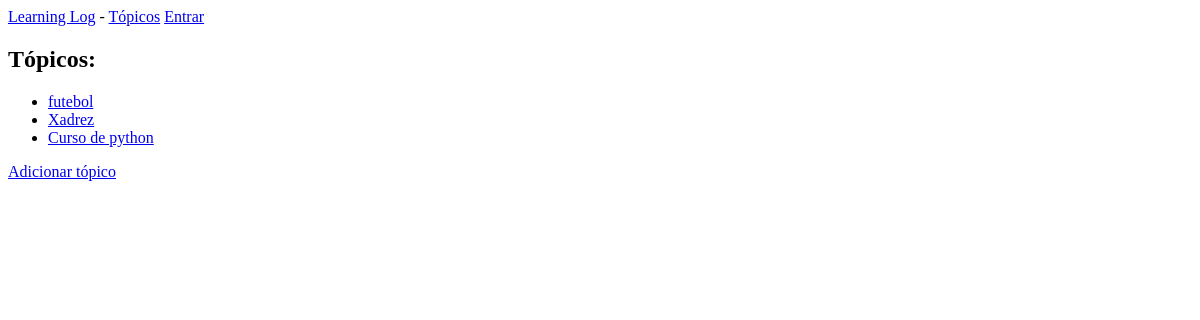
Page /topics on the earlier database version.
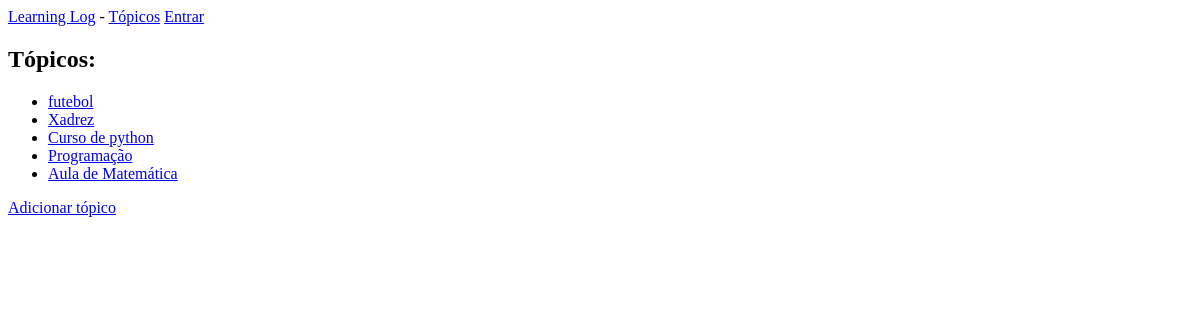
Same page on the later database version.
### learning_logs/models.py (models this page shows)
class Topic(models.Model):
    text = models.CharField(max_length=200)
    date_added = models.DateTimeField(auto_now_add=True)
    def __str__(self):
        return self.text

### learning_logs/views.py (the view)
# urls.py: path('topics', views.topics, name='topics'),
def topics(request):
    topics = Topic.objects.order_by('date_added')
    context = {'topics':topics}
    return render(request, 'learning_logs/topics.html', context)

### learning_logs/templates/learning_logs/topics.html
{% extends "learning_logs/base.html"%}
{%block content%}
    <h2>Tópicos:</h2>
    <ul>
        {%for topic in topics %}
            <li>
                <a href="{% url 'topic' topic.id%}">{{topic}}</a>
            </li>
        {%empty%}
            <li>Não há tópicos adicionados.</li>
        {%endfor%}
    </ul>
    <a href="{%url 'new_topic'%}">Adicionar tópico</a>
{% endblock content%}

### learning_logs/templates/learning_logs/base.html (shortened to what this page needs)
<p>
    <a href="{% url 'index'%}">Learning Log</a> -
    <a href="{% url 'topics'%}">Tópicos</a>
    {%if user.is_authenticated%}
        <!--Se o sistema estiver usuários logados, iremos apresentar
        uma mensagem utilizando o nome do usuário (vamos usar o .username que captura o nome do usuário logado)-->
        Olá, {{user.username}}
        <!--Como ja criamos o logout na view do user, vamos agora
        só criar o link que irá acessar a rota da view de logout-->
        <a href="{%url 'logout'%}">Sair</a>
    <!--Se não estiver usuários logados, vamos mostrar a url que
    irá encaminhar o usuário para o template de login-->
    {% else %}
        <a href="{%url 'login'%}">Entrar</a>
    {%endif%}
</p>
{%block content%}{%endblock content%}

Differences in the rows shown:
added Topic: text "Programação"
added Topic: text "Aula de Matemática"
